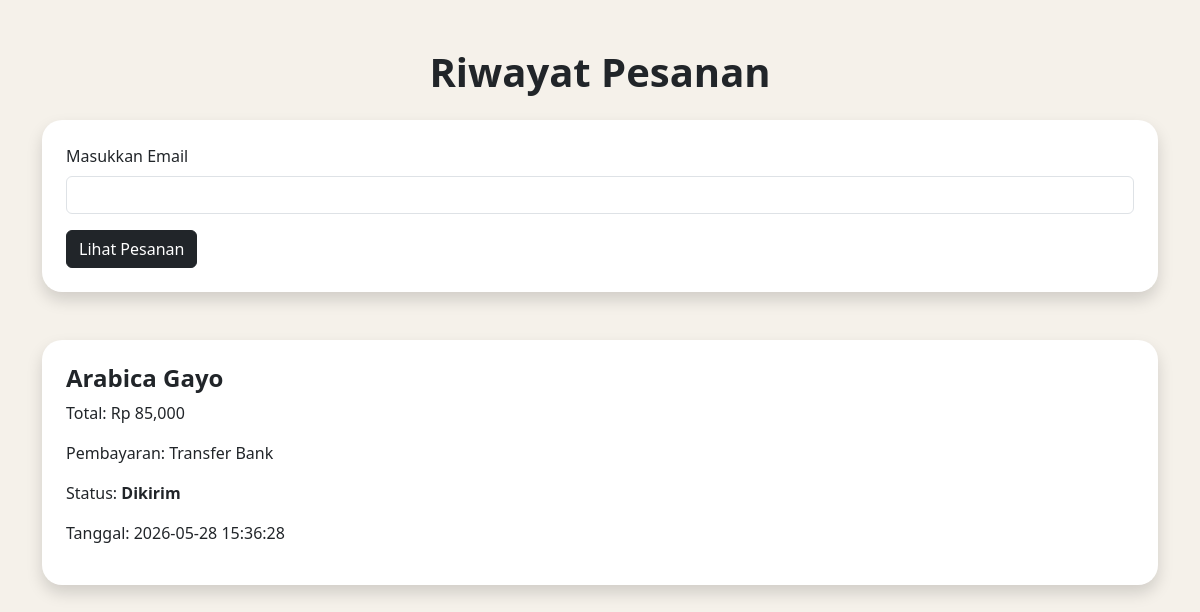
/riwayat.php?email=nurhayyuf@gmail.com, run on an earlier commit of the app's database.
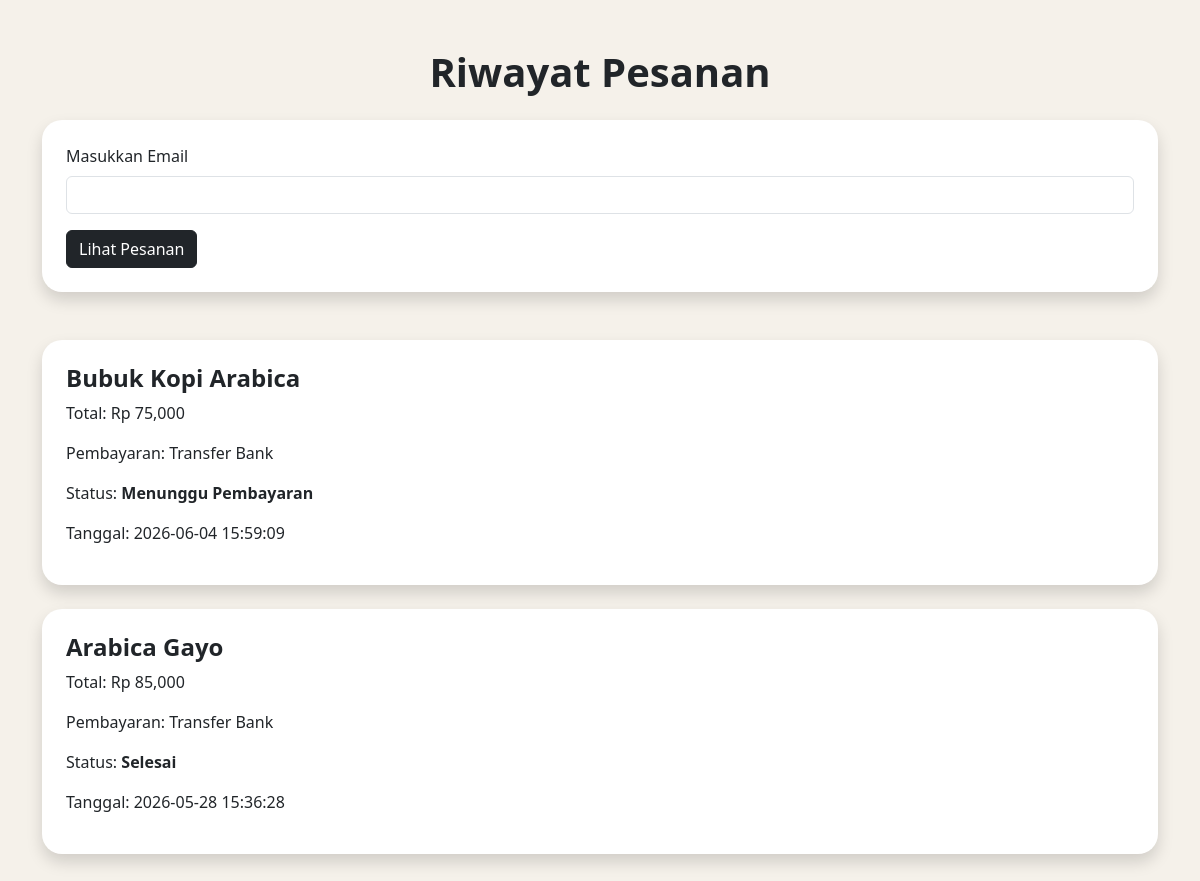
And on a later commit of the database.
### tables this page shows
CREATE TABLE IF NOT EXISTS `pesanan` (
  `id` int NOT NULL AUTO_INCREMENT,
  `nama` varchar(100) DEFAULT NULL,
  `email` varchar(100) DEFAULT NULL,
  `alamat` text,
  `produk` varchar(100) DEFAULT NULL,
  `harga` int DEFAULT NULL,
  `payment` varchar(50) DEFAULT NULL,
  `status_pesanan` varchar(50) DEFAULT 'Menunggu Pembayaran',
  `bukti_transfer` varchar(255) DEFAULT NULL,
  `tanggal` timestamp NULL DEFAULT CURRENT_TIMESTAMP,
  `berat` varchar(20) DEFAULT NULL,
  `qty` int DEFAULT NULL,
  PRIMARY KEY (`id`)
);

### riwayat.php (the view, shortened to what this page needs)
<?php
include 'config/koneksi.php';
$data = null;
if(isset($_GET['email'])){
    $email = $_GET['email'];
    $data = mysqli_query($conn,
    "SELECT * FROM pesanan
    WHERE email='$email'
    ORDER BY id DESC"
    );
}
?>
<!DOCTYPE html>
<html lang="id">
<head>
    <link href="https://cdn.jsdelivr.net/npm/bootstrap@5.3.3/dist/css/bootstrap.min.css" rel="stylesheet">
</head>
<body>
<div class="container py-5">
    <h1 class="fw-bold mb-4 text-center">
        Riwayat Pesanan
    </h1>
    <div class="box shadow p-4 mb-5">
        <form method="GET">
            <label class="mb-2">
                Masukkan Email
            </label>
            <input
            type="email"
            name="email"
            class="form-control mb-3"
            required>
            <button class="btn btn-dark">
                Lihat Pesanan
            </button>
        </form>
    </div>
    <?php if($data != null){ ?>
        <?php while($d = mysqli_fetch_array($data)){ ?>
            <div class="box shadow p-4 mb-4">
                <h4 class="fw-bold">
                    <?php echo $d['produk']; ?>
                </h4>
                <p>
                    Total:
                    Rp <?php echo number_format($d['harga']); ?>
                </p>
                <p>
                    Pembayaran:
                    <?php echo $d['payment']; ?>
                </p>
                <p>
                    Status:
                    <b>
                    <?php echo $d['status_pesanan']; ?>
                    </b>
                </p>
                <p>
                    Tanggal:
                    <?php echo $d['tanggal']; ?>
                </p>
            </div>
        <?php } ?>
    <?php } ?>
</div>
</body>
</html>

What changed in the data, as far as the page shows it:
added pesanan: produk "Bubuk Kopi Arabica", harga "75,000", payment "Transfer Bank", status_pesanan "Menunggu Pembayaran", tanggal "2026-06-04 15:59:09"
changed pesanan "Arabica Gayo": status_pesanan "Dikirim" → "Selesai"
